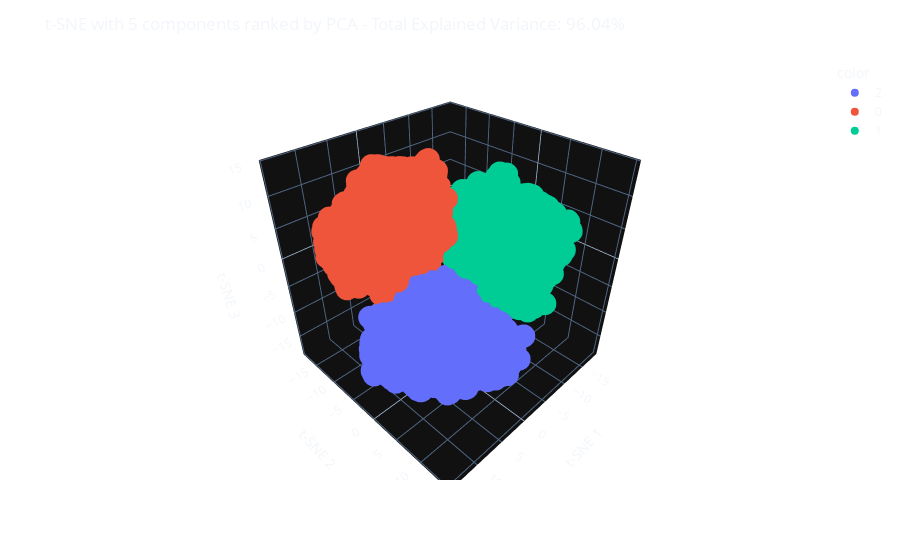

Write notebook code for a chart like this one.
### Markdown cell above
**We are using two _unsupervised learning/dimensionality reduction_ techniques to visualize the distribution of our samples, which thanks to the parameters passed in the `make_blob` function, have a very "friendly" distribution for a classifier to solve.**

**To know more about `PCA` and `TSNE`, check [these](https://github.com/Nkluge-correa/teeny-tiny_castle/blob/87b1e85fa62074af1459e863cac986dc973b4666/ML%20Intro%20Course/MNIST_digit.ipynb) [notebooks](https://github.com/Nkluge-correa/teeny-tiny_castle/blob/87b1e85fa62074af1459e863cac986dc973b4666/ML%20Intro%20Course/Fashion_MNIST.ipynb).**

### Code cell
from sklearn.decomposition import PCA
from sklearn.manifold import TSNE
import plotly.express as px

pca_5 = PCA(n_components=5)
pca_result_5 = pca_5.fit_transform(X)
tsne = TSNE(n_components=3, verbose=1, perplexity=40, n_iter=500)
tsne_pca5_results = tsne.fit_transform(pca_result_5)


fig = px.scatter_3d(
    tsne_pca5_results, x=0, y=1, z=2, color=list(y.astype(str)),
    labels={'0': 't-SNE 1', '1': 't-SNE 2', '2': 't-SNE 3'}
)
fig.update_layout(template='plotly_dark',
                  title=f't-SNE with 5 components ranked by PCA - Total Explained Variance: {round(pca_5.explained_variance_ratio_.sum() * 100, 2)}%',
                  paper_bgcolor='rgba(0, 0, 0, 0)',
                  plot_bgcolor='rgba(0, 0, 0, 0)')
fig.show()

### Figure 1 — Plotly figure (JSON) as saved in the notebook; plotly's stock layout.template omitted (floating-point values rounded to 4 significant figures; data arrays with more than 128 entries replaced by an {"elided": "..."} marker saying what was removed)
{"data": [{"hovertemplate": "color=2<br>t-SNE 1=%{x}<br>t-SNE 2=%{y}<br>t-SNE 3=%{z}<extra></extra>", "legendgroup": "2", "marker": {"color": "#636efa", "symbol": "circle"}, "mode": "markers", "name": "2", "scene": "scene", "showlegend": true, "type": "scatter3d", "x": {"elided": "3333 float values"}, "y": {"elided": "3333 float values"}, "z": {"elided": "3333 float values"}}, {"hovertemplate": "color=0<br>t-SNE 1=%{x}<br>t-SNE 2=%{y}<br>t-SNE 3=%{z}<extra></extra>", "legendgroup": "0", "marker": {"color": "#EF553B", "symbol": "circle"}, "mode": "markers", "name": "0", "scene": "scene", "showlegend": true, "type": "scatter3d", "x": {"elided": "3334 float values"}, "y": {"elided": "3334 float values"}, "z": {"elided": "3334 float values"}}, {"hovertemplate": "color=1<br>t-SNE 1=%{x}<br>t-SNE 2=%{y}<br>t-SNE 3=%{z}<extra></extra>", "legendgroup": "1", "marker": {"color": "#00cc96", "symbol": "circle"}, "mode": "markers", "name": "1", "scene": "scene", "showlegend": true, "type": "scatter3d", "x": {"elided": "3333 float values"}, "y": {"elided": "3333 float values"}, "z": {"elided": "3333 float values"}}], "layout": {"legend": {"title": {"text": "color"}, "tracegroupgap": 0}, "margin": {"t": 60}, "paper_bgcolor": "rgba(0, 0, 0, 0)", "plot_bgcolor": "rgba(0, 0, 0, 0)", "scene": {"domain": {"x": [0, 1], "y": [0, 1]}, "xaxis": {"title": {"text": "t-SNE 1"}}, "yaxis": {"title": {"text": "t-SNE 2"}}, "zaxis": {"title": {"text": "t-SNE 3"}}}, "title": {"text": "t-SNE with 5 components ranked by PCA - Total Explained Variance: 96.04%"}}}
